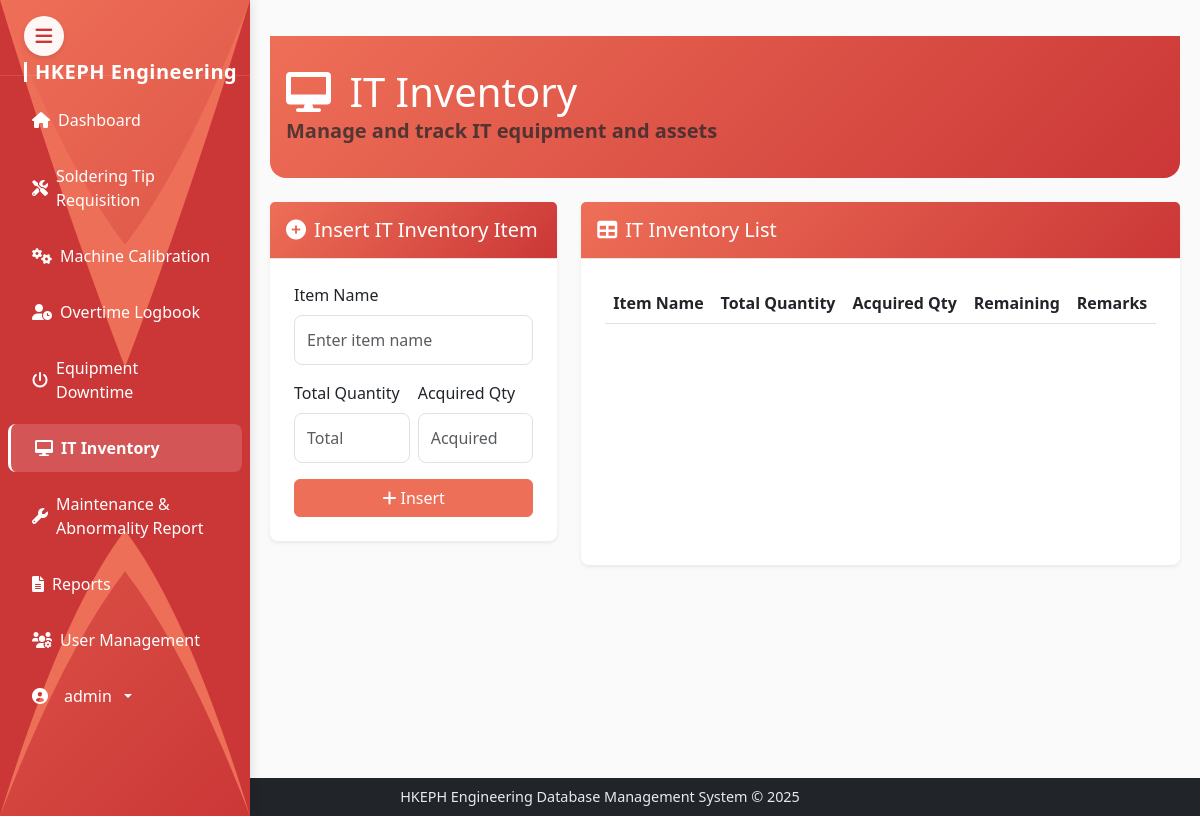
Before: /it-inventory (signed in) with the older database file.
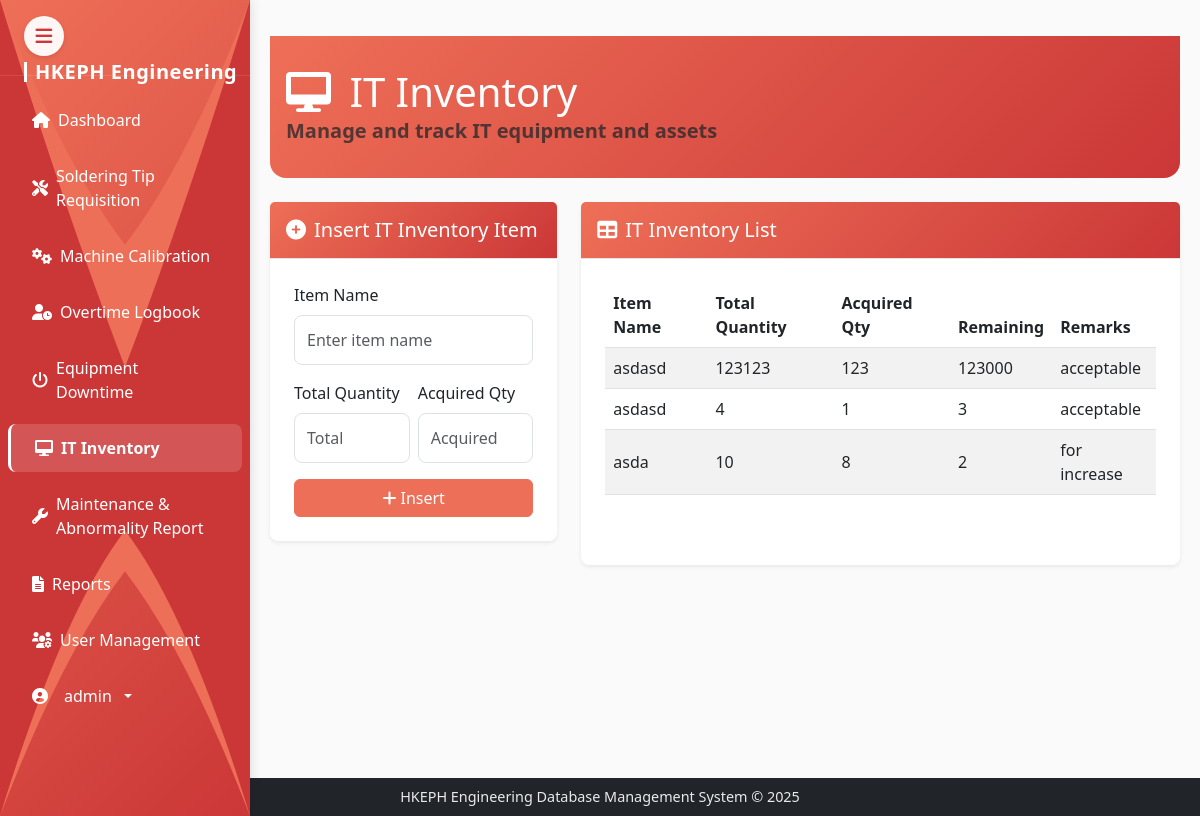
After: the same page with the newer database file.
### models.py (models this page shows)
class ITInventory(db.Model):
    id = db.Column(db.Integer, primary_key=True)
    item_name = db.Column(db.String(100), nullable=False)
    total_quantity = db.Column(db.Integer, nullable=False)
    acquired_qty = db.Column(db.Integer, nullable=False)

### routes.py (the view, shortened to what this page needs)
@app.route('/it-inventory', methods=['GET', 'POST'])
@login_required
def it_inventory():
    form = ITInventoryForm()
    inventory_items = ITInventory.query.all()
    return render_template('it_inventory.html', form=form, inventory_items=inventory_items)

### forms.py
class ITInventoryForm(FlaskForm):
    item_name = StringField('Item Name', validators=[DataRequired()])
    total_quantity = IntegerField('Total Quantity', validators=[DataRequired(), NumberRange(min=0)])
    acquired_qty = IntegerField('Acquired Qty', validators=[DataRequired(), NumberRange(min=0)])

### app.py (called while the page is built)
@login_manager.user_loader
def load_user(user_id):
    return User.query.get(int(user_id))

### templates/it_inventory.html (shortened to what the changed rows need)
{% extends 'base.html' %}
{% block content %}
<div class="content-area">
    <div class="dashboard-header mb-4">
        <div class="header-content">
            <h1 class="mb-0" style="color: white;">
                <i class="fas fa-desktop me-2" style="color: white;"></i>
                IT Inventory
            </h1>
        </div>
    </div>
    <div class="row">
        <div class="col-md-8">
            <div class="card h-100">
                <div class="card-body">
                    <div class="table-responsive" style="max-height:600px;">
                        <table class="table table-striped table-hover align-middle">
                            <thead>
                                <tr>
                                    <th>Item Name</th>
                                    <th>Total Quantity</th>
                                    <th>Acquired Qty</th>
                                    <th>Remaining</th>
                                    <th>Remarks</th>
                                </tr>
                            </thead>
                            <tbody>
                                {% for item in inventory_items %}
                                <tr>
                                    <td>{{ item.item_name }}</td>
                                    <td>{{ item.total_quantity }}</td>
                                    <td>{{ item.acquired_qty }}</td>
                                    <td>{{ item.total_quantity - item.acquired_qty }}</td>
                                    <td>
                                        {% if (item.total_quantity - item.acquired_qty) > (item.total_quantity / 2) %}
                                            acceptable
                                        {% elif (item.total_quantity - item.acquired_qty) < (item.total_quantity / 2) %}
                                            for increase
                                        {% endif %}
                                    </td>
                                </tr>
                                {% endfor %}
                            </tbody>
                        </table>
                    </div>
                </div>
            </div>
        </div>
    </div>
{% endblock %}

Changed rows visible on the page:
added ITInventory: item_name "asdasd", total_quantity "123123", acquired_qty "123", item.total_quantity-item.acquired_qty "123000", shows "acceptable"
added ITInventory: item_name "asdasd", total_quantity "4", acquired_qty "1", item.total_quantity-item.acquired_qty "3", shows "acceptable"
added ITInventory: item_name "asda", total_quantity "10", acquired_qty "8", item.total_quantity-item.acquired_qty "2", shows "for increase"
